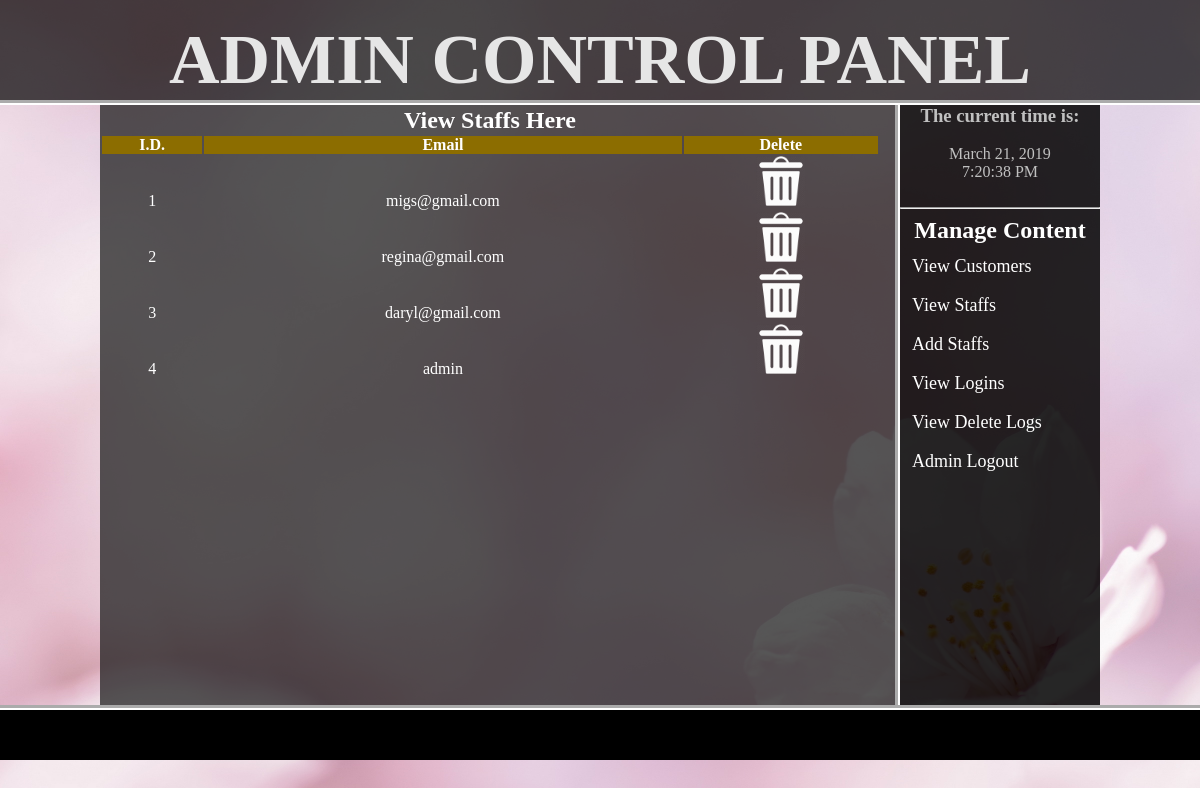
Page /admin_area/index.php?view_products (signed in) on the committed database.
### tables this page shows
CREATE TABLE `staff` (
  `staff_id` int(120) NOT NULL,
  `staff_email` varchar(120) NOT NULL,
  `staff_pass` varchar(120) NOT NULL,
  `staff_image` varchar(120) NOT NULL
);

### admin_area/view_products.php (the view, shortened to what this page needs)
<?php
if(!isset($_SESSION['user_email'])){
	echo "<script>window.open('login.php?not_admin=You are not an Admin!','_self')</script>";
}
else {
?>
<table width="780" align="center">
	<tr align="center">
		<td colspan="6"><h2>View Staffs Here</h2></td>
	</tr>
	<tr align="center" bgcolor="#8c6d00" style="text-align:center;">
		<th>I.D.</th>
		<th>Email</th>
		<th>Delete</th>
	</tr>
	<?php
	include("includes/db.php");
	$get_pro = "select * from staff";
	$run_pro = mysqli_query($con, $get_pro);
	$i = 0;
	while ($row_pro=mysqli_fetch_array($run_pro)){
		$pro_id = $row_pro['staff_id'];
		$pro_title = $row_pro['staff_email'];
		$i++;
	?>
	<tr align="center" style="text-align:center;">
		<td><?php echo $i;?></td>
		<td><?php echo $pro_title;?></td>
		<td><a href="delete_pro.php?delete_pro=<?php echo $pro_id;?>"><img src="del-icon.png" width="50" height="50"></a></td>
	</tr>
	<?php } ?>
</table>
<?php } ?>

### admin_area/style.css (style rules this page uses)
html, body, div, span, applet, object, iframe, h1, h2, h3, h4, h5, h6, p, blockquote, pre, a, abbr, acronym, address, big, cite, code, del, dfn, em, img, ins, kbd, q, s, samp, small, strike, strong, sub, sup, tt, var, b, u, i, center, dl, dt, dd, ol, ul, li, fieldset, form, label, legend, table, caption, tbody, tfoot, thead, tr, th, td, article, aside, canvas, details, embed, figure, figcaption, footer, header, hgroup, menu, nav, output, ruby, section, summary, time, mark, audio, video { margin: 0; padding: 0; border: 0; vertical-align: baseline; }
body { background:url('admin.jpg'); color: #C0C0C0; font-family:PT Serif; background-repeat: no-repeat; background-attachment: fixed; -moz-background-size: cover; -webkit-background-size: cover; -o-background-size: cover; background-size: cover; -moz-transition: all 0.3s ease-in-out; -webkit-transition: all 0.3s ease-in-out; -o-transition: all 0.3s ease-in-out; transition: all 0.3s ease-in-out; }
h2 { color: white; }
table { color: #ffffff; }

### rows in the picture
staff: staff_email "migs@gmail.com"
staff: staff_email "regina@gmail.com"
staff: staff_email "daryl@gmail.com"
staff: staff_email "admin"
